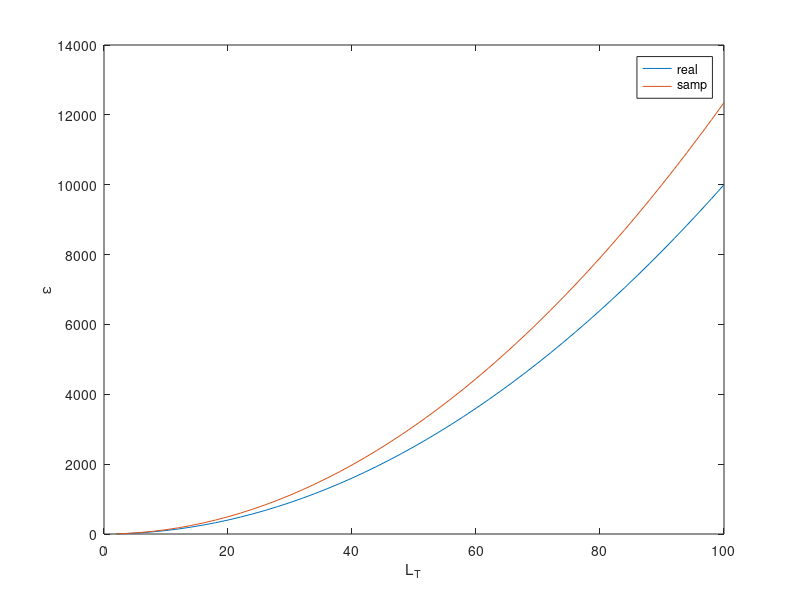
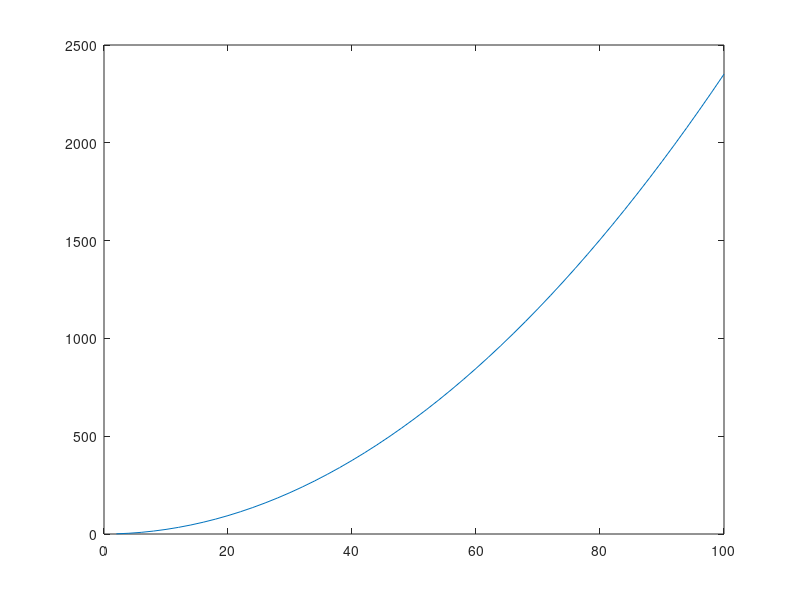

Here is the MATLAB script that generated these plots, in order:
%~~~~~~~~~~~~~~~~~~~~~~~~~~~~~~~~~~~~~~~
%
% SimpleModelEpsEffect.m
%
% Simple model for effect on epsilon of symmetrically under/over estimating
% overturn sizes. 
%
% Original 22 Nov
% 17 Dec - Rename, comment
%~~~~~~~~~~~~~~~~~~~~~~~~~~~~~~~~~~~~~~~
%%

clear ; close all

Np=50
Lt=linspace(2,100,Np);
alpha=1.4;

eps_real=Lt.^2;
eps_samp=  (  (alpha.*Lt).^2 + (Lt./alpha).^2  ) ./2;

figure(1);clf
%plot(eps_real,eps_real,eps_real,eps_samp)
plot(Lt,eps_real,Lt,eps_samp)
%loglog(Lt,eps_real,Lt,eps_samp)
legend('real','samp','location','best')
xlabel('L_T')
ylabel('\epsilon')

figure(2);clf
%plot(Lt,(eps_samp-eps_real)./eps_real)
plot(Lt,(eps_samp-eps_real))

%%